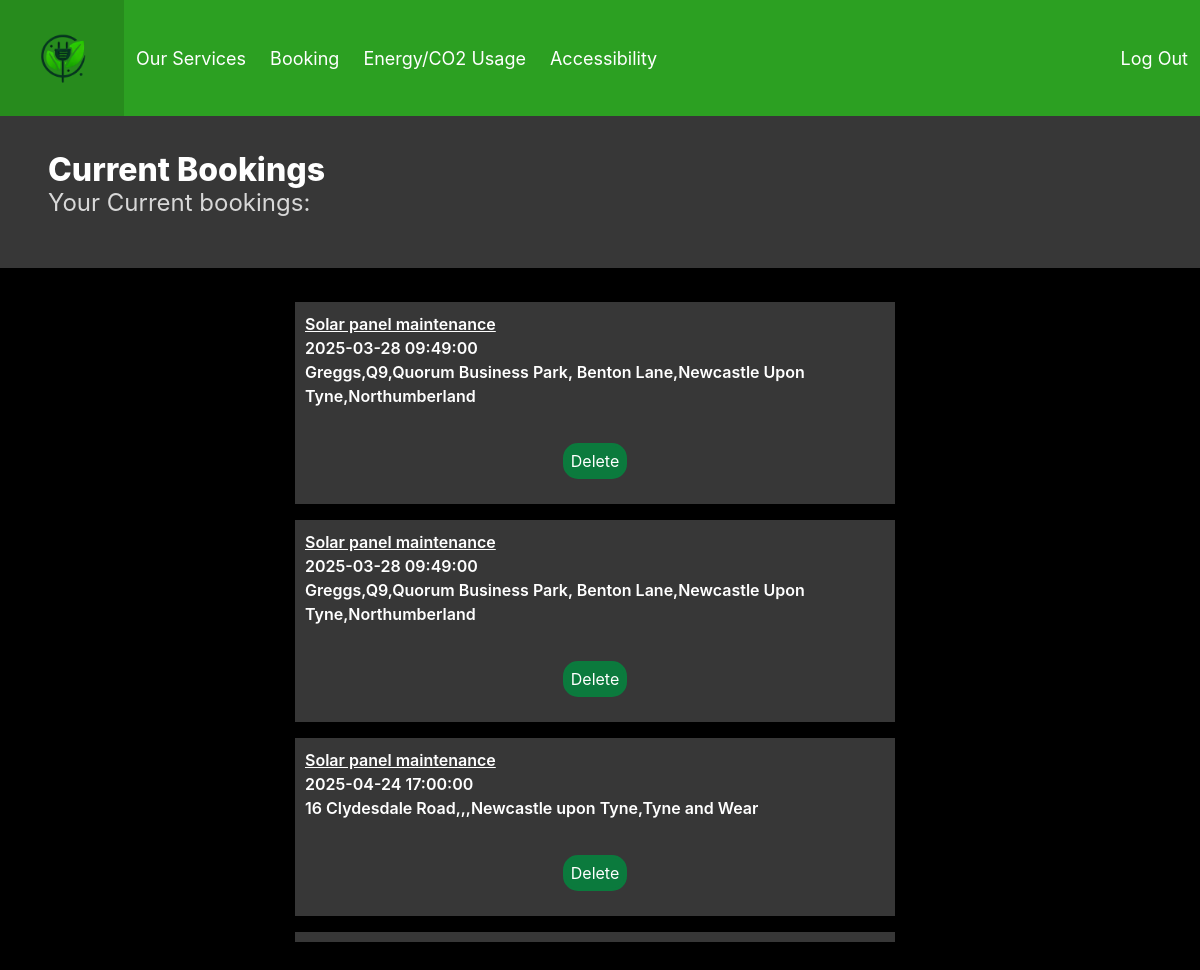
Screenshot of /code/currentbooking.php (signed in) with the database file from the repository.
### tables this page shows
CREATE TABLE `bookings` (
  `BookingID` int(11) NOT NULL,
  `CustomerID` int(11) DEFAULT NULL,
  `Service` varchar(255) NOT NULL,
  `DateTime` datetime NOT NULL,
  `Address` varchar(255) NOT NULL,
  `ExprirationDate` varchar(10) NOT NULL,
  `CardNum` varchar(20) NOT NULL,
  `CVV` varchar(4) NOT NULL,
  `Price` decimal(10,2) DEFAULT NULL
);

### code/include/auth.php (called while the page is built)
<?php
function isLoggedIn()
{
    return isset($_SESSION['is_logged_in']) && $_SESSION['is_logged_in'];
}

### code/currentbooking.php (the view, shortened to what this page needs)
<?php
$buttontheme = isset($_SESSION['dark_mode']) && $_SESSION['dark_mode'] ? 'button-dark' : 'button-normal';
$CustomerID = $_SESSION['CustomerID'];
$bookings = [];
$conn = getDB();
$sql = "SELECT * FROM bookings WHERE CustomerID = ?";
$stmt = mysqli_prepare($conn, $sql);
if ($stmt === false) {
    error_log(mysqli_error($conn));
    $_SESSION['error'] = "An error has occurred";
    return;
} else {
    mysqli_stmt_bind_param($stmt, "i", $CustomerID);
    if (mysqli_stmt_execute($stmt)) {
        $result = mysqli_stmt_get_result($stmt);
        $bookings = mysqli_fetch_all($result, MYSQLI_ASSOC);
    }
}
?>
<html>
<head>
    <link href="bulma.css" rel="stylesheet">
    <link href="home.css" rel="stylesheet">
</head>
<body id="booking">
    <?php require 'include\navbar.php'; ?>
    <section class="section" id="title">
        <h1 class="title">Current Bookings</h1>
        <h2 class="subtitle">Your Current bookings:</h2>
        <br>
    </section>
    <br>
    <?php if (!empty($bookings)) { ?>
        <div id="scroll">
            <?php foreach ($bookings as $booking) { ?>
                <div class="block" id="bookings">
                    <strong>
                        <p><u><?= $booking["Service"]; ?></u></p>
                        <p><?= $booking["DateTime"]; ?></p>
                        <p><?= $booking["Address"]; ?></p>
                    </strong>
                    <form method="POST" action="delbooking.php" style="background:none;" onsubmit="return confirm('Are you sure you want to delete this booking?');">
                        <button class="<?= $buttontheme ?>" type="submit">Delete</button>
                    </form>
                </div>
            <?php } ?>
        </div>
    <?php } else { ?>
        <h1 class="title" id="empty">No bookings found for this customer.</h1>
    <?php } ?>
</body>
</html>

### code/include/navbar.php (shortened to what this page needs)
<?php
require 'include/auth.php';
?>
<html>
<head>
    <link href="nav.css" rel="stylesheet">
</head>
<body class="has-navbar-fixed-top">
    <?php $navbarClass = isset($_SESSION['dark_mode']) && $_SESSION['dark_mode'] ? 'is-dark' : 'is-primary'; ?>
    <nav id="navbar" class="navbar is-fixed-top <?= $navbarClass ?>" role="navigation" aria-label="main navigation">
        <div class="navbar-brand">
            <a class="navbar-item" href="index.php" class='logo'>
                <img src="images/RolsaLogo.png" alt="Logo" width="100px" height="100px"
                    xmlns="http://www.w3.org/2000/svg">
            </a>
        </div>
        <div id="navbarExampleTransparentExample" class="navbar-menu">
            <?php if (isLoggedIn()): ?>
                <div class="navbar-start">
                    <a class="navbar-item" href='consulation.php'> Our Services </a>
                    <a class="navbar-item" href='booking.php'> Booking</a>
                    <a class="navbar-item" href='energy-co2.php'> Energy/CO2 Usage </a>
                    <a class="navbar-item" href='accessibility.php'> Accessibility </a>
                </div>
                <div class="navbar-end">
                    <a class="navbar-item" href="logout.php"> Log Out </a>
                </div>
    <?php endif; ?>
    </nav>
</body>
</html>

### code/home.css (style rules this page uses)
body { background-color: #000000; }
.title { color: #ffffff; }
.subtitle { color: #d8d8d8; }
.title { margin-top: 50px; }
.section { background-color: rgba(80, 80, 80, 0.699); padding-top: 50px; padding-bottom: 2px; color: aliceblue; }
.button-normal { padding: 5px; background-color: #0b7a3d; color: white; border: solid #0b7a3d; border-radius: 15px; transition: ease 0.3s; }
img { display: block; }

### code/include/nav.css (style rules this page uses)
nav { position:sticky; top: 0px; }

### rows the page displays
bookings: Service "Solar panel maintenance", DateTime "2025-03-28 09:49:00", Address "Greggs,Q9,Quorum Business Park, Benton Lane,Newcastle Upon Tyne,Northumberland"
bookings: Service "Solar panel maintenance", DateTime "2025-03-28 09:49:00", Address "Greggs,Q9,Quorum Business Park, Benton Lane,Newcastle Upon Tyne,Northumberland"
bookings: Service "Solar panel maintenance", DateTime "2025-04-24 17:00:00", Address "16 Clydesdale Road,,,Newcastle upon Tyne,Tyne and Wear"
